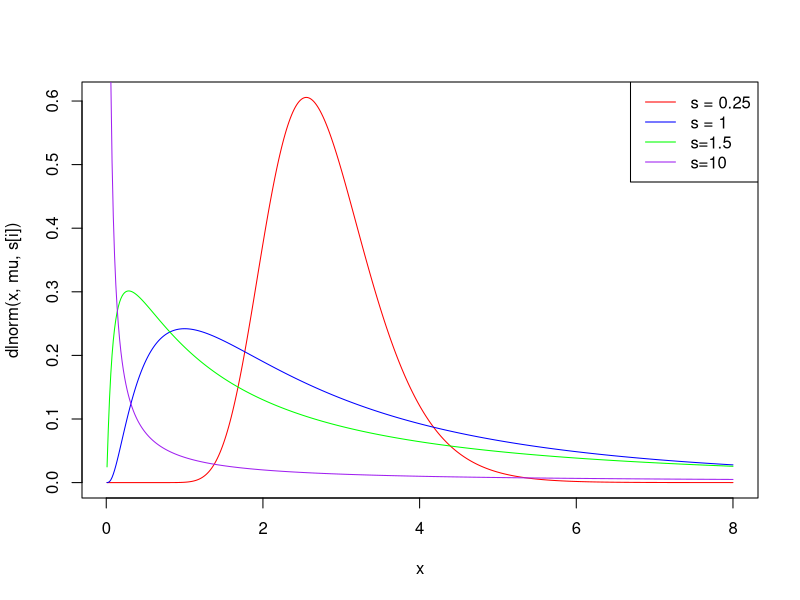
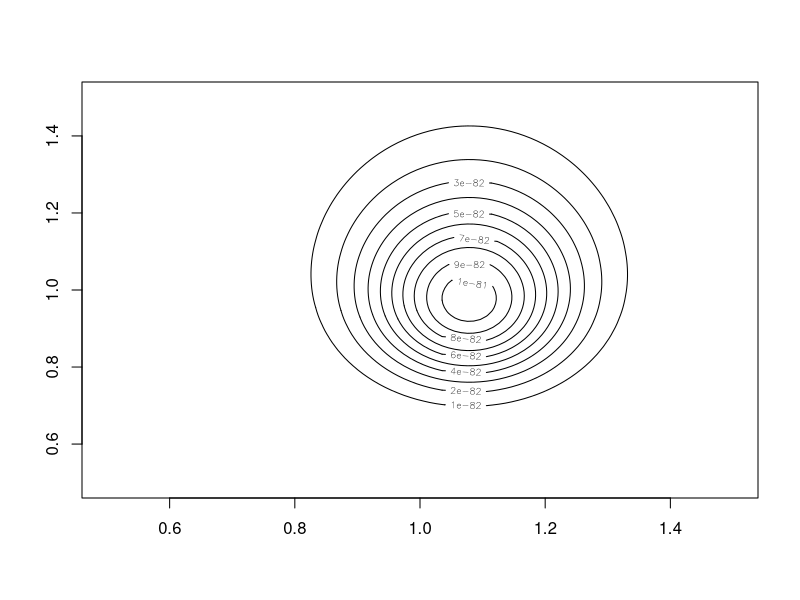

These charts were generated, in order, by the following R code:
## ---- chunk 1
mu = 1.0
s = c(0.25,1,1.5,10)
cols = c("RED","BLUE","GREEN","PURPLE")
x <- seq(0.01,8,length=500)
for (i in 1:4){
  if (i == 1)
    plot(x,dlnorm(x,mu,s[i]),col=cols[i],type="l")
  else
    lines(x,dlnorm(x,mu,s[i]),col=cols[i],type="l")
}
legend("topright",legend=c("s = 0.25","s = 1","s=1.5","s=10"),col=c("RED","BLUE","GREEN","PURPLE"),lty=c(1,1,1,1))

## ---- chunk 2
sample = rlnorm(75,1,1)

likeli <- function(x){
  prod(dlnorm(sample,x[1],sqrt(x[2])))
}

mu <- seq(0.5,1.5,length=100)
s <- seq(0.5,1.5,length=100)
grid = expand.grid(mu,s)
z = apply(grid,1,likeli)
z = array(z,c(100,100))
contour(mu,s,z)

## ---- chunk 3

